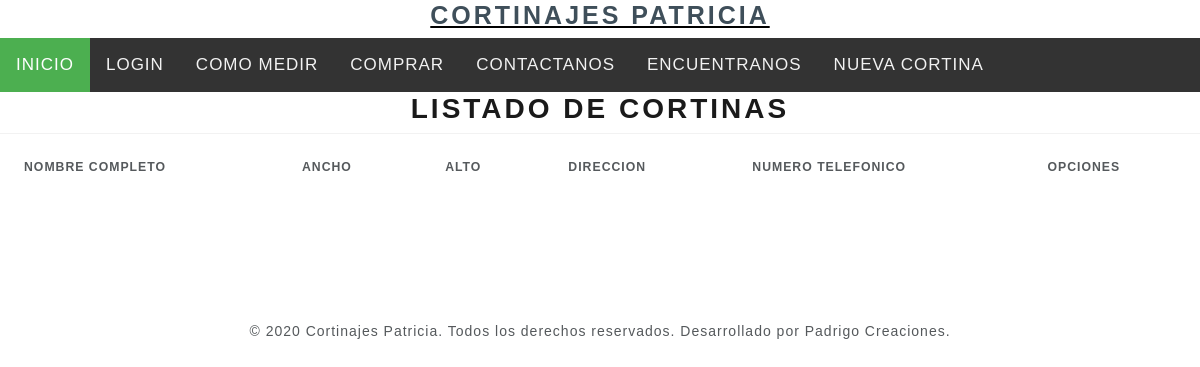
The app's page /listadocortinas/, older data.
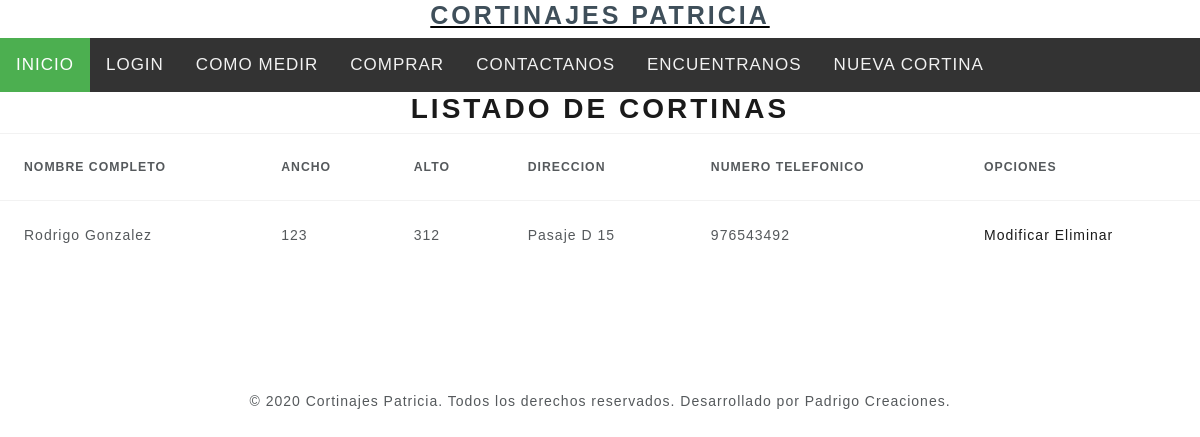
The same page, newer data.
### core/models.py (models this page shows, shortened)
class Cortinas (models.Model):
    nombre = models.CharField(max_length=500)
    ancho = models.IntegerField()
    alto = models.IntegerField()
    direccion = models.CharField(max_length=500)
    numerotelefono = models.IntegerField()

### core/views.py (the view)
# urls.py: path('listadocortinas/', listadocortinas, name="listadocortinas"),
def listadocortinas(request):
    cortinas = Cortinas.objects.all()
    data = {
        'cortinas':cortinas
    }
    return render(request, 'core/listadocortinas.html', data)

### core/templates/core/listadocortinas.html (shortened to what this page needs)
{% extends 'core/base.html' %}
{% load static %}
{% block contenido %}
<center>
<h2>Listado de cortinas</h2>
</center>
<table class="table">
    <tr>
        <th>Nombre completo</th>
        <th>Ancho</th>
        <th>Alto</th>
        <th>Direccion</th>
        <th>Numero Telefonico</th>
        <th>OPCIONES</th>
    </tr>
    {% for p in cortinas %}
    <tr>
        <td>{{ p.nombre }}</td>
        <td>{{ p.ancho }}</td>
        <td>{{ p.alto }}</td>
        <td>{{ p.direccion }}</td>
        <td>{{ p.numerotelefono }}</td>
        <td>
            <a href="{% url 'modificarcortina' p.id %}">Modificar</a>
            <a href="{% url 'eliminarcortinas' p.id %}">Eliminar</a>
        </td>
    </tr>
    {% endfor %}
</table>
{% endblock %}

### core/templates/core/base.html (shortened to what this page needs)
<!DOCTYPE html>
<html class="no-js">
<head>
  {% load static %}
  <link rel="stylesheet" href="{% static 'core/css/bootstrap.min.css' %}">
  <link rel="stylesheet" href="https://cdnjs.cloudflare.com/ajax/libs/font-awesome/4.7.0/css/font-awesome.min.css">
  <link rel="stylesheet" href="{% static 'core/css/nav.css' %}">
  <link rel="stylesheet" href="{% static 'core/css/responsiveiframe.css' %}">
</head>
<body class=".cuerpo" background="{% static 'core/img/fondo.jpg' %}">
  <div align=center>
    <a href="{% url 'inicio' %}">
      <h1 style="font-size:25px; color: rgb(63, 79, 90); border: rgb(255, 4, 4);">CORTINAJES PATRICIA</h1>
    </a>
  </div>
  <div class="topnav" id="myTopnav">
    <a class="active" href="{% url 'inicio' %}">INICIO</a>
    <a href="{% url 'login' %}">LOGIN</a>
    <a href="{% url 'comomedir' %}">COMO MEDIR</a>
    <a href="{% url 'comprar' %}">COMPRAR</a>
    <a href="{% url 'contactanos' %}">CONTACTANOS</a>
    <a href="{% url 'encuentranos' %}">ENCUENTRANOS</a>
    <a href="{% url 'nuevacortina' %}">NUEVA CORTINA</a>
  </div>
    {% block contenido %}
    {% endblock %}
    <br><br><br><br><br>
    <div>
      <footer class="footer">
        <center>© 2020 Cortinajes Patricia. Todos los derechos reservados. Desarrollado por Padrigo Creaciones.</center>
      </footer>
    </div>
</body>
</html>

### core/static/core/css/nav.css (style rules this page uses)
body { margin: 0; font-family: Arial, Helvetica, sans-serif; padding-bottom: 70px; }
.topnav { overflow: hidden; background-color: #333; }
.topnav a { float: left; display: block; color: #f2f2f2; text-align: center; padding: 14px 16px; text-decoration: none; font-size: 17px; }
.topnav a.active { background-color: #4CAF50; color: white; }

Row changes from the older to the newer data that the page shows:
added Cortinas: nombre "Rodrigo Gonzalez", ancho "123", alto "312", direccion "Pasaje D 15", numerotelefono "976543492"
